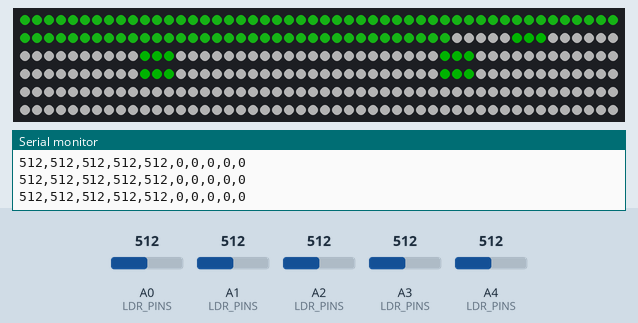
Recording of a sketch running on a simulated Arduino Uno, built with avr-gcc and run on an emulated ATmega328P. Shown: 300 RGB LEDs in strip order, left to right, continuing on the next row, the last lines printed to the serial monitor. The inputs (shaded band) are chosen by the test bench; at power-on: A0 (LDR_PINS) = 512, A1 (LDR_PINS) = 512, A2 (LDR_PINS) = 512, A3 (LDR_PINS) = 512, A4 (LDR_PINS) = 512. Dim RGB values are drawn brighter than linear.

Above: at 1.03 s.
1.3 s: A0 (LDR_PINS) set to 410
2.8 s: A0 (LDR_PINS) set to 388
At 3.12 s:
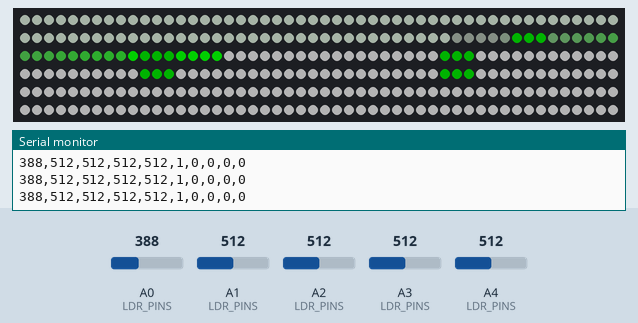
4.4 s: A1 (LDR_PINS) set to 412
7.4 s: A1 (LDR_PINS) set to 391
At 8.7 s:
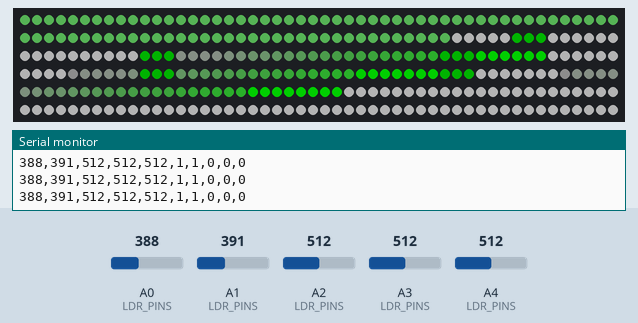
9.1 s: A2 (LDR_PINS) set to 30
At 9.31 s:
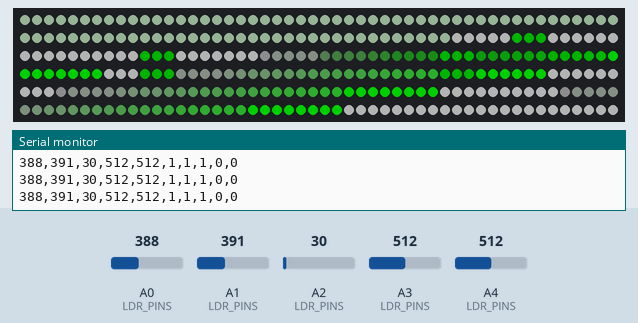
10.6 s: A3 (LDR_PINS) set to 30
At 10.86 s:
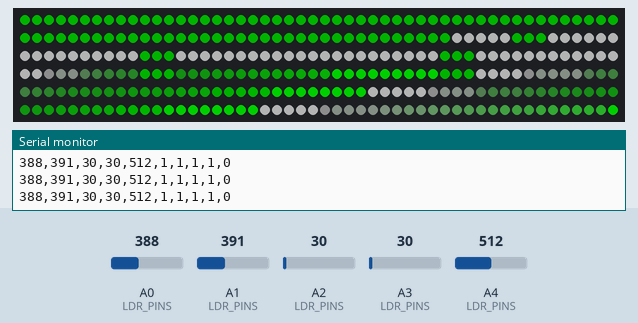
Timing chart, 0 to 13.2 s (numbered marks = the images above; inputs shaded):
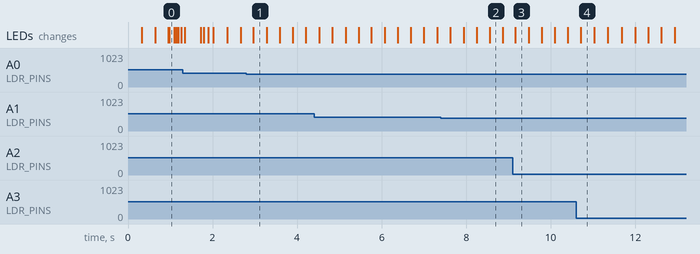

The sketch:

LEAFE_Arduino_Code.ino
```cpp
// ==== Memory-Optimized Interactive Handrail ====
// Reduced from 2164 to ~1400 bytes RAM usage
#include <FastLED.h>

// ---------- LED STRIP CONFIG ----------
#define LED_PIN 5
#define LED_TYPE WS2812B
#define COLOR_ORDER GRB
#define NUM_LEDS 300
#define GLOBAL_BRIGHTNESS 255

CRGB leds[NUM_LEDS];  // 900 bytes (unavoidable)

// ---------- Sections ----------
#define SMOOTH_END 85
#define TRANS_START 86
#define TRANS_END 205
#define ROUGH_END 299
const uint16_t PERM_GREEN_LEDS[] = { 92, 111, 136, 161, 186 };
#define NUM_PERM_GREEN_LEDS (sizeof(PERM_GREEN_LEDS) / sizeof(PERM_GREEN_LEDS[0]))

// ---------- Sensors ----------
#define NSENS 5
const uint8_t LDR_PINS[NSENS] PROGMEM = { A0, A1, A2, A3, A4 };
int ldrValues[NSENS];

#define TH_LOW 400
#define TH_HIGH 450
uint8_t sensCovered = 0;  // Bitfield instead of array (5 bytes -> 1 byte)

uint8_t sensCenterIdx[NSENS];  // 5 bytes

// ---------- Timing ----------
#define SAMPLE_INTERVAL_MS 50
unsigned long lastSampleMs = 0;

// ---------- Breathing ----------
#define BREATHE_PERIOD_MS 3000
#define BREATHE_MAX_V 124
#define GREEN_HUE 96
#define WHITE_V 124

inline uint8_t breathingSat(unsigned long t) {
  uint16_t phase = (t % BREATHE_PERIOD_MS) * 255 / BREATHE_PERIOD_MS;
  int16_t s = 255 - abs((int16_t)phase * 2 - 255);
  return s < 0 ? 0 : (s > 255 ? 255 : s);
}

void paintBreathing(uint8_t sat) {
  CHSV c(GREEN_HUE, sat, BREATHE_MAX_V);
  for (uint8_t i = 0; i <= SMOOTH_END; i++) leds[i] = c;
}

void paintWhiteBase() {
  CHSV w(0, 0, WHITE_V);
  for (uint16_t i = TRANS_START; i <= ROUGH_END; i++) leds[i] = w;
}

// ---------- Pulses (REDUCED from 64 to 16) ----------
struct Pulse {
  float pos;
  uint8_t age;  // frames instead of millis (1 byte vs 4)
  bool alive;
};

#define MAX_PULSES 16  // Reduced from 64 (saves ~600 bytes!)
Pulse pulses[MAX_PULSES];

#define PULSE_HEAD_LEN 8
#define PULSE_TAIL_LEN 24
#define PULSE_HEAD_V 170
#define PULSE_TAIL_V 124
#define PULSE_SPEED_PER_FRAME 1.6f  // ~80 LEDs/sec at 50fps

void spawnPulse(float startPos) {
  for (uint8_t i = 0; i < MAX_PULSES; i++) {
    if (!pulses[i].alive) {
      pulses[i].alive = true;
      pulses[i].pos = startPos;
      pulses[i].age = 0;
      return;
    }
  }
  // Overwrite oldest
  uint8_t oldest = 0, maxAge = 0;
  for (uint8_t i = 0; i < MAX_PULSES; i++) {
    if (pulses[i].age > maxAge) {
      maxAge = pulses[i].age;
      oldest = i;
    }
  }
  pulses[oldest].alive = true;
  pulses[oldest].pos = startPos;
  pulses[oldest].age = 0;
}

void updatePulses() {
  for (uint8_t i = 0; i < MAX_PULSES; i++) {
    if (!pulses[i].alive) continue;
    pulses[i].pos += PULSE_SPEED_PER_FRAME;
    pulses[i].age++;
    if (pulses[i].pos > ROUGH_END + PULSE_TAIL_LEN) {
      pulses[i].alive = false;
    }
  }
}

void renderPulses() {
  for (uint8_t k = 0; k < MAX_PULSES; k++) {
    if (!pulses[k].alive) continue;
    int16_t head = (int16_t)pulses[k].pos;

    // Head
    for (int16_t i = head; i < head + PULSE_HEAD_LEN; i++) {
      if (i >= TRANS_START && i <= ROUGH_END) {
        leds[i] = CHSV(GREEN_HUE, 255, PULSE_HEAD_V);
      }
    }

    // Tail (simplified fade)
    for (uint8_t t = 1; t <= PULSE_TAIL_LEN; t++) {
      int16_t idx = head - t;
      if (idx < TRANS_START) break;
      if (idx > ROUGH_END) continue;
      uint8_t v = PULSE_TAIL_V * (PULSE_TAIL_LEN - t) / PULSE_TAIL_LEN;
      leds[idx] = blend(leds[idx], CHSV(GREEN_HUE, 255, v), 200);
    }
  }
}

// ---------- Burst (compact struct) ----------
struct BurstState {
  uint8_t remaining;
  uint8_t nextFrame;
};
BurstState bursts[NSENS];  // 10 bytes instead of 20

#define BURST_COUNT 5
#define BURST_INTERVAL_FRAMES 25  // ~80ms at 50fps

void startBurst(uint8_t si) {
  bursts[si].remaining = BURST_COUNT;
  bursts[si].nextFrame = 0;
}
void paintPermanentGreen() {
  CHSV greenColor(96, 255, 124);  // Bright green (same hue as breathing)
  for (uint8_t i = 0; i < NUM_PERM_GREEN_LEDS; i++) {
    uint16_t idx = PERM_GREEN_LEDS[i];
    // center
    if (idx >= 0 && idx < NUM_LEDS) {
      leds[idx] = greenColor;
    }
    // one below (idx - 1)
    if ((idx - 1) >= 0 && (idx - 1) < NUM_LEDS) {
      leds[idx - 1] = greenColor;
    }
    // one above (idx + 1)
    if ((idx + 1) >= 0 && (idx + 1) < NUM_LEDS) {
      leds[idx + 1] = greenColor;
    }
  }
}
void tickBursts() {
  for (uint8_t i = 0; i < NSENS; i++) {
    if (bursts[i].remaining == 0) continue;
    if (bursts[i].nextFrame == 0) {
      spawnPulse(sensCenterIdx[i]);
      bursts[i].remaining--;
      bursts[i].nextFrame = BURST_INTERVAL_FRAMES;
    } else {
      bursts[i].nextFrame--;
    }
  }
}

// ---------- Sensor handling ----------
void computeSensorCenters() {
  for (uint8_t i = 0; i < NSENS; i++) {
    sensCenterIdx[i] = TRANS_START + 12 + i * 24;  // Simplified math
  }
}

void sampleLDRs() {
  for (uint8_t i = 0; i < NSENS; i++) {
    ldrValues[i] = analogRead(pgm_read_byte(&LDR_PINS[i]));

    bool wasCovered = sensCovered & (1 << i);
    bool nowCovered = wasCovered ? (ldrValues[i] <= TH_HIGH) : (ldrValues[i] < TH_LOW);

    if (nowCovered) {
      sensCovered |= (1 << i);
      if (!wasCovered) startBurst(i);
    } else {
      sensCovered &= ~(1 << i);
    }
  }
}

// ---------- Setup ----------
void setup() {
  FastLED.addLeds<LED_TYPE, LED_PIN, COLOR_ORDER>(leds, NUM_LEDS);
  FastLED.setBrightness(GLOBAL_BRIGHTNESS);

  computeSensorCenters();
  for (uint8_t i = 0; i < MAX_PULSES; i++) pulses[i].alive = false;
  for (uint8_t i = 0; i < NSENS; i++) bursts[i] = { 0, 0 };

  Serial.begin(115200);
  Serial.println(F("A0,A1,A2,A3,A4,D0,D1,D2,D3,D4"));
}

// ---------- Main Loop ----------
void loop() {
  static unsigned long lastMs = 0;
  unsigned long now = millis();

  // Sample sensors every 50ms
  if (now - lastSampleMs >= SAMPLE_INTERVAL_MS) {
    lastSampleMs = now;
    sampleLDRs();

    for (uint8_t i = 0; i < NSENS; i++) {
      Serial.print(ldrValues[i]);  // analog
      Serial.print(',');           // comma after each analog
    }
    // Digitals: 1 = covered, 0 = not covered (using hysteresis-updated state bitfield)
    for (uint8_t i = 0; i < NSENS; i++) {
      uint8_t covered = (sensCovered >> i) & 0x01;
      Serial.print(covered);
      if (i < NSENS - 1) Serial.print(',');
    }
    Serial.println();
  }

  // Render frame
  paintWhiteBase();
  paintBreathing(breathingSat(now));
  tickBursts();
  updatePulses();
  renderPulses();
  paintPermanentGreen();
  FastLED.show();

  lastMs = now;
}
```

Measured:
- the behaviour switches between 400 and 399 on A0 (LDR_PINS) (found by bisection; images 0 and 1)
